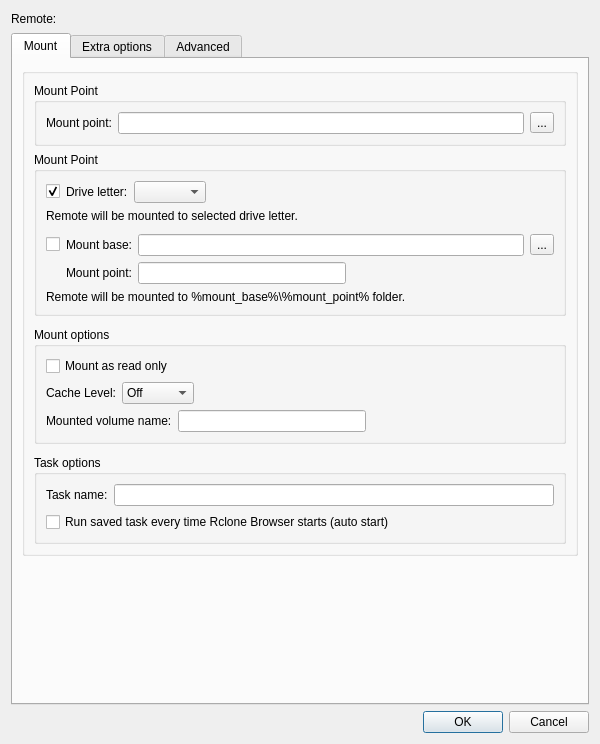
<?xml version="1.0" encoding="UTF-8"?>
<ui version="4.0">
 <class>MountDialog</class>
 <widget class="QDialog" name="MountDialog">
  <property name="geometry">
   <rect>
    <x>0</x>
    <y>0</y>
    <width>600</width>
    <height>744</height>
   </rect>
  </property>
  <property name="minimumSize">
   <size>
    <width>600</width>
    <height>0</height>
   </size>
  </property>
  <layout class="QVBoxLayout" name="verticalLayout_7">
   <item>
    <layout class="QHBoxLayout" name="horizontalLayout_7">
     <item>
      <widget class="QLabel" name="label_remote">
       <property name="text">
        <string>Remote:</string>
       </property>
      </widget>
     </item>
     <item>
      <widget class="QLineEdit" name="remoteToCheck">
       <property name="contextMenuPolicy">
        <enum>Qt::NoContextMenu</enum>
       </property>
       <property name="styleSheet">
        <string notr="true">* { background-color: rgba(0, 0, 0, 0); }</string>
       </property>
       <property name="frame">
        <bool>false</bool>
       </property>
       <property name="readOnly">
        <bool>true</bool>
       </property>
      </widget>
     </item>
    </layout>
   </item>
   <item>
    <widget class="QTabWidget" name="tabWidget">
     <property name="currentIndex">
      <number>0</number>
     </property>
     <widget class="QWidget" name="mountPoint">
      <attribute name="title">
       <string>Mount</string>
      </attribute>
      <layout class="QVBoxLayout" name="verticalLayout_6">
       <item>
        <widget class="QGroupBox" name="groupBox">
         <property name="sizePolicy">
          <sizepolicy hsizetype="Expanding" vsizetype="Expanding">
           <horstretch>0</horstretch>
           <verstretch>0</verstretch>
          </sizepolicy>
         </property>
         <property name="title">
          <string/>
         </property>
         <layout class="QVBoxLayout" name="verticalLayout_2">
          <item>
           <widget class="QGroupBox" name="groupBox_notWin">
            <property name="title">
             <string>Mount Point</string>
            </property>
            <layout class="QVBoxLayout" name="verticalLayout_5">
             <item>
              <layout class="QHBoxLayout" name="horizontalLayout_11">
               <item>
                <widget class="QLabel" name="label">
                 <property name="text">
                  <string>Mount point:</string>
                 </property>
                </widget>
               </item>
               <item>
                <widget class="QLineEdit" name="le_mountPointNotWin">
                 <property name="toolTip">
                  <string>&lt;html&gt;&lt;head/&gt;&lt;body&gt;&lt;p&gt;Folder where remote will be mounted to&lt;/p&gt;&lt;/body&gt;&lt;/html&gt;</string>
                 </property>
                </widget>
               </item>
               <item>
                <widget class="QToolButton" name="tb_mountPointNotWin">
                 <property name="toolTip">
                  <string>&lt;html&gt;&lt;head/&gt;&lt;body&gt;&lt;p&gt;&lt;span style=&quot; font-size:13pt;&quot;&gt;Browse for mount point folder&lt;/span&gt;&lt;/p&gt;&lt;/body&gt;&lt;/html&gt;</string>
                 </property>
                 <property name="text">
                  <string>...</string>
                 </property>
                </widget>
               </item>
              </layout>
             </item>
            </layout>
           </widget>
          </item>
          <item>
           <widget class="QGroupBox" name="groupBox_Win">
            <property name="title">
             <string>Mount Point</string>
            </property>
            <layout class="QVBoxLayout" name="verticalLayout_4">
             <item>
              <layout class="QHBoxLayout" name="horizontalLayout_2">
               <item>
                <widget class="QCheckBox" name="cb_driveLetter">
                 <property name="text">
                  <string/>
                 </property>
                 <property name="checked">
                  <bool>true</bool>
                 </property>
                 <property name="autoExclusive">
                  <bool>true</bool>
                 </property>
                </widget>
               </item>
               <item>
                <widget class="QLabel" name="label_driveLetter">
                 <property name="text">
                  <string>Drive letter:</string>
                 </property>
                </widget>
               </item>
               <item>
                <widget class="QComboBox" name="combo_driveLetter">
                 <property name="toolTip">
                  <string>&lt;html&gt;&lt;head/&gt;&lt;body&gt;&lt;p&gt;Select drive letter&lt;/p&gt;&lt;/body&gt;&lt;/html&gt;</string>
                 </property>
                </widget>
               </item>
               <item>
                <spacer name="horizontalSpacer_driveLetter">
                 <property name="orientation">
                  <enum>Qt::Horizontal</enum>
                 </property>
                 <property name="sizeHint" stdset="0">
                  <size>
                   <width>40</width>
                   <height>20</height>
                  </size>
                 </property>
                </spacer>
               </item>
              </layout>
             </item>
             <item>
              <widget class="QLabel" name="label_driveLetterInfo">
               <property name="text">
                <string>Remote will be mounted to selected drive letter.</string>
               </property>
              </widget>
             </item>
             <item>
              <spacer name="verticalSpacer_5">
               <property name="orientation">
                <enum>Qt::Vertical</enum>
               </property>
               <property name="sizeType">
                <enum>QSizePolicy::Fixed</enum>
               </property>
               <property name="sizeHint" stdset="0">
                <size>
                 <width>20</width>
                 <height>5</height>
                </size>
               </property>
              </spacer>
             </item>
             <item>
              <layout class="QHBoxLayout" name="horizontalLayout_4">
               <item>
                <widget class="QCheckBox" name="cb_mountPointWin">
                 <property name="text">
                  <string/>
                 </property>
                 <property name="autoExclusive">
                  <bool>true</bool>
                 </property>
                </widget>
               </item>
               <item>
                <widget class="QLabel" name="label_mountBase">
                 <property name="text">
                  <string>Mount base:</string>
                 </property>
                 <property name="buddy">
                  <cstring>le_mountBase</cstring>
                 </property>
                </widget>
               </item>
               <item>
                <widget class="QLineEdit" name="le_mountBase">
                 <property name="toolTip">
                  <string>&lt;html&gt;&lt;head/&gt;&lt;body&gt;&lt;p&gt;Base folder where remote will be mounted to&lt;/p&gt;&lt;/body&gt;&lt;/html&gt;</string>
                 </property>
                </widget>
               </item>
               <item>
                <widget class="QToolButton" name="le_mountBaseBrowse">
                 <property name="toolTip">
                  <string>&lt;html&gt;&lt;head/&gt;&lt;body&gt;&lt;p&gt;&lt;span style=&quot; font-size:13pt;&quot;&gt;Browse for mount base folder&lt;/span&gt;&lt;/p&gt;&lt;/body&gt;&lt;/html&gt;</string>
                 </property>
                 <property name="text">
                  <string>...</string>
                 </property>
                </widget>
               </item>
              </layout>
             </item>
             <item>
              <layout class="QHBoxLayout" name="horizontalLayout_8">
               <item>
                <spacer name="horizontalSpacer">
                 <property name="orientation">
                  <enum>Qt::Horizontal</enum>
                 </property>
                 <property name="sizeType">
                  <enum>QSizePolicy::Fixed</enum>
                 </property>
                 <property name="sizeHint" stdset="0">
                  <size>
                   <width>20</width>
                   <height>20</height>
                  </size>
                 </property>
                </spacer>
               </item>
               <item>
                <widget class="QLabel" name="label_mountPointWin">
                 <property name="text">
                  <string>Mount point:</string>
                 </property>
                </widget>
               </item>
               <item>
                <widget class="QLineEdit" name="le_mountPointWin">
                 <property name="toolTip">
                  <string>&lt;html&gt;&lt;head/&gt;&lt;body&gt;&lt;p&gt;Mount point folder name - folder will be temporarily created during mount.&lt;/p&gt;&lt;/body&gt;&lt;/html&gt;</string>
                 </property>
                </widget>
               </item>
               <item>
                <spacer name="horizontalSpacer_6">
                 <property name="orientation">
                  <enum>Qt::Horizontal</enum>
                 </property>
                 <property name="sizeHint" stdset="0">
                  <size>
                   <width>40</width>
                   <height>20</height>
                  </size>
                 </property>
                </spacer>
               </item>
              </layout>
             </item>
             <item>
              <widget class="QLabel" name="label_mountPointWinInfo">
               <property name="text">
                <string>Remote will be mounted to %mount_base%\%mount_point% folder.</string>
               </property>
              </widget>
             </item>
            </layout>
           </widget>
          </item>
          <item>
           <spacer name="verticalSpacer_2">
            <property name="orientation">
             <enum>Qt::Vertical</enum>
            </property>
            <property name="sizeType">
             <enum>QSizePolicy::Fixed</enum>
            </property>
            <property name="sizeHint" stdset="0">
             <size>
              <width>20</width>
              <height>5</height>
             </size>
            </property>
           </spacer>
          </item>
          <item>
           <widget class="QGroupBox" name="groupBox_2">
            <property name="title">
             <string>Mount options</string>
            </property>
            <layout class="QVBoxLayout" name="verticalLayout_3">
             <item>
              <widget class="QCheckBox" name="cb_readOnly">
               <property name="toolTip">
                <string>&lt;html&gt;&lt;head/&gt;&lt;body&gt;&lt;pre style=&quot; margin-top:12px; margin-bottom:12px; margin-left:0px; margin-right:0px; -qt-block-indent:0; text-indent:0px;&quot;&gt;&lt;span style=&quot; font-family:'.SF NS Mono';&quot;&gt;--read-only&lt;/span&gt;&lt;/pre&gt;&lt;/body&gt;&lt;/html&gt;</string>
               </property>
               <property name="text">
                <string>Mount as read only</string>
               </property>
               <property name="checked">
                <bool>false</bool>
               </property>
              </widget>
             </item>
             <item>
              <layout class="QHBoxLayout" name="horizontalLayout_9">
               <item>
                <widget class="QLabel" name="label_11">
                 <property name="text">
                  <string>Cache Level:</string>
                 </property>
                </widget>
               </item>
               <item>
                <widget class="QComboBox" name="combob_cacheLevel">
                 <item>
                  <property name="text">
                   <string>Off</string>
                  </property>
                 </item>
                 <item>
                  <property name="text">
                   <string>Minimal</string>
                  </property>
                 </item>
                 <item>
                  <property name="text">
                   <string>Write</string>
                  </property>
                 </item>
                 <item>
                  <property name="text">
                   <string>Full</string>
                  </property>
                 </item>
                </widget>
               </item>
               <item>
                <spacer name="horizontalSpacer_4">
                 <property name="orientation">
                  <enum>Qt::Horizontal</enum>
                 </property>
                 <property name="sizeHint" stdset="0">
                  <size>
                   <width>40</width>
                   <height>20</height>
                  </size>
                 </property>
                </spacer>
               </item>
              </layout>
             </item>
             <item>
              <layout class="QHBoxLayout" name="horizontalLayout_6">
               <item>
                <widget class="QLabel" name="label_6">
                 <property name="text">
                  <string>Mounted volume name:</string>
                 </property>
                </widget>
               </item>
               <item>
                <widget class="QLineEdit" name="le_volumeName">
                 <property name="toolTip">
                  <string>&lt;html&gt;&lt;head/&gt;&lt;body&gt;&lt;p&gt;--volname name&lt;/p&gt;&lt;/body&gt;&lt;/html&gt;</string>
                 </property>
                 <property name="maxLength">
                  <number>32</number>
                 </property>
                </widget>
               </item>
               <item>
                <spacer name="horizontalSpacer_5">
                 <property name="orientation">
                  <enum>Qt::Horizontal</enum>
                 </property>
                 <property name="sizeHint" stdset="0">
                  <size>
                   <width>40</width>
                   <height>20</height>
                  </size>
                 </property>
                </spacer>
               </item>
              </layout>
             </item>
            </layout>
           </widget>
          </item>
          <item>
           <spacer name="verticalSpacer_3">
            <property name="orientation">
             <enum>Qt::Vertical</enum>
            </property>
            <property name="sizeType">
             <enum>QSizePolicy::Fixed</enum>
            </property>
            <property name="sizeHint" stdset="0">
             <size>
              <width>20</width>
              <height>5</height>
             </size>
            </property>
           </spacer>
          </item>
          <item>
           <widget class="QGroupBox" name="groupBox_4">
            <property name="title">
             <string>Task options</string>
            </property>
            <layout class="QVBoxLayout" name="verticalLayout">
             <item>
              <layout class="QHBoxLayout" name="horizontalLayout_10">
               <item>
                <widget class="QLabel" name="label_10">
                 <property name="text">
                  <string>Task name:</string>
                 </property>
                </widget>
               </item>
               <item>
                <widget class="QLineEdit" name="lineEdit_5"/>
               </item>
              </layout>
             </item>
             <item>
              <widget class="QCheckBox" name="checkBox_3">
               <property name="text">
                <string>Run saved task every time Rclone Browser starts (auto start)</string>
               </property>
              </widget>
             </item>
            </layout>
           </widget>
          </item>
         </layout>
        </widget>
       </item>
       <item>
        <spacer name="verticalSpacer_4">
         <property name="orientation">
          <enum>Qt::Vertical</enum>
         </property>
         <property name="sizeType">
          <enum>QSizePolicy::Expanding</enum>
         </property>
         <property name="sizeHint" stdset="0">
          <size>
           <width>20</width>
           <height>0</height>
          </size>
         </property>
        </spacer>
       </item>
      </layout>
     </widget>
     <widget class="QWidget" name="extraOptions">
      <attribute name="title">
       <string>Extra options</string>
      </attribute>
      <layout class="QVBoxLayout" name="verticalLayout_8">
       <item>
        <widget class="QTextEdit" name="textExtra">
         <property name="toolTip">
          <string>&lt;html&gt;&lt;head/&gt;&lt;body&gt;&lt;p&gt;one option per line e.g.:&lt;br/&gt;&lt;br/&gt;--cache-dir &amp;quot;E:\!---Rclone_VFS_Cache&amp;quot;&lt;br/&gt;--vfs-cache-mode writes&lt;br/&gt;--vfs-cache-poll-interval 20m&lt;br/&gt;--vfs-cache-max-age 8760h&lt;br/&gt;--vfs-cache-max-size 1024G&lt;br/&gt;--attr-timeout 8700h&lt;br/&gt;--dir-cache-time 8760h&lt;br/&gt;--poll-interval 30s&lt;/p&gt;&lt;/body&gt;&lt;/html&gt;</string>
         </property>
        </widget>
       </item>
       <item>
        <widget class="QLabel" name="label_5">
         <property name="text">
          <string>&lt;html&gt;&lt;head/&gt;&lt;body&gt;&lt;p&gt;For more detailed infomation, refer to rclone online documentation on &lt;a href=&quot;https://rclone.org/commands/rclone_mount/&quot;&gt;&lt;span style=&quot; text-decoration: underline; color:#0068da;&quot;&gt;mount.&lt;/span&gt;&lt;/a&gt;&lt;/p&gt;&lt;/body&gt;&lt;/html&gt;</string>
         </property>
         <property name="textFormat">
          <enum>Qt::RichText</enum>
         </property>
         <property name="indent">
          <number>4</number>
         </property>
         <property name="openExternalLinks">
          <bool>true</bool>
         </property>
        </widget>
       </item>
      </layout>
     </widget>
     <widget class="QWidget" name="advanced">
      <attribute name="title">
       <string>Advanced</string>
      </attribute>
      <layout class="QVBoxLayout" name="verticalLayout_9">
       <item>
        <widget class="QLabel" name="label_13">
         <property name="text">
          <string>!!!!! only use when you know what you are doing !!!!</string>
         </property>
        </widget>
       </item>
       <item>
        <widget class="QLabel" name="label_3">
         <property name="text">
          <string>Custom script to run after mount:</string>
         </property>
        </widget>
       </item>
       <item>
        <layout class="QHBoxLayout" name="horizontalLayout_3">
         <item>
          <widget class="QLineEdit" name="lineEdit"/>
         </item>
         <item>
          <widget class="QToolButton" name="toolButton">
           <property name="text">
            <string>...</string>
           </property>
          </widget>
         </item>
        </layout>
       </item>
       <item>
        <layout class="QHBoxLayout" name="horizontalLayout_5">
         <item>
          <widget class="QLabel" name="label_4">
           <property name="text">
            <string>Remote control port (1024-65535):</string>
           </property>
          </widget>
         </item>
         <item>
          <widget class="QLineEdit" name="le_rcPort">
           <property name="maximumSize">
            <size>
             <width>100</width>
             <height>16777215</height>
            </size>
           </property>
           <property name="maxLength">
            <number>5</number>
           </property>
          </widget>
         </item>
         <item>
          <spacer name="horizontalSpacer_2">
           <property name="orientation">
            <enum>Qt::Horizontal</enum>
           </property>
           <property name="sizeHint" stdset="0">
            <size>
             <width>40</width>
             <height>20</height>
            </size>
           </property>
          </spacer>
         </item>
        </layout>
       </item>
       <item>
        <widget class="QLabel" name="label_12">
         <property name="text">
          <string>For explanation how to use it please read this wiki guide.</string>
         </property>
        </widget>
       </item>
       <item>
        <spacer name="verticalSpacer">
         <property name="orientation">
          <enum>Qt::Vertical</enum>
         </property>
         <property name="sizeHint" stdset="0">
          <size>
           <width>20</width>
           <height>0</height>
          </size>
         </property>
        </spacer>
       </item>
      </layout>
     </widget>
    </widget>
   </item>
   <item>
    <widget class="QDialogButtonBox" name="buttonBox">
     <property name="standardButtons">
      <set>QDialogButtonBox::Cancel|QDialogButtonBox::Ok</set>
     </property>
    </widget>
   </item>
  </layout>
 </widget>
 <resources/>
 <connections/>
</ui>
